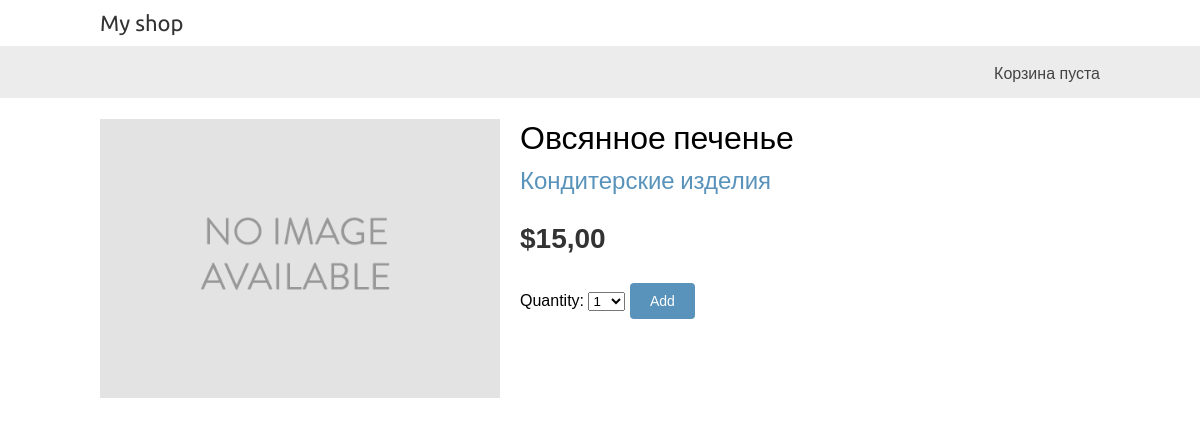
The app's page /4/ovsyannoe-pechene/ with its own data.
### shop/models.py (models this page shows, shortened)
class Product(models.Model):
    category = models.ForeignKey(Category, related_name='products', on_delete=models.CASCADE)
    name = models.CharField(max_length=32)
    slug = models.SlugField(max_length=32)
    image = models.ImageField(upload_to='products/%Y/%m/%d', blank=True)
    description = models.TextField(blank=True)
    price = models.DecimalField(max_digits=10, decimal_places=2)
    available = models.BooleanField(default=True)
    created = models.DateTimeField(auto_now_add=True)
    updated = models.DateTimeField(auto_now=True)
    class Meta:
        ordering = ['-created']
        indexes = [
            models.Index(fields=['id', 'slug']),
            models.Index(fields=['name']),
            models.Index(fields=['-created'])
        ]

class Category(models.Model):
    name = models.CharField(max_length=32, verbose_name='Название')
    slug = models.SlugField(max_length=32, verbose_name='Слаг', unique=True)
    class Meta:
        ordering = ['name']
        indexes = [
            models.Index(fields=['name'])
        ]
        verbose_name = 'Category'
        verbose_name_plural = 'Categories'
    def get_absolute_url(self):
        return reverse('shop:product_list_category', args=[self.slug])
    def __str__(self):
        return self.name

### shop/views.py (the view)
# urls.py: path('<int:id>/<slug:slug>/', product_detail, name='product_detail')
def product_detail(request, id, slug):
    products = get_object_or_404(Product, id=id, slug=slug, available=True)
    cart_add_form = AddProductForm()
    context = {'products': products, 'cart_add_form': cart_add_form}
    return render(request, 'shop/product_detail.html', context)

### cart/forms.py
class AddProductForm(forms.Form):
    quantity = forms.TypedChoiceField(choices=PRODUCT_QUANTITY_CHOICE, coerce=int)
    override = forms.BooleanField(required=False,
                                  initial=False,
                                  widget=forms.HiddenInput)

### cart/cart.py (called while the page is built)
    def __len__(self):
        return sum(item['quantity'] for item in self.cart.values())

### cart/context_processor.py (called while the page is built)
def cart(request):
    return {'cart': Cart(request)}

### templates/shop/product_detail.html (shortened to what this page needs)
{% extends 'base.html' %}
{% load static %}
{% block content %}
<div class="product-detail">
    <img src="{% if products.image %}{{ products.image.url }}{% else %}{% static 'img/no_image.png' %}{% endif %}" alt="">
    <h1>{{ products.name }}</h1>
    <h2>
        <a href="{{ products.category.get_absolute_url }}">{{ products.category }}</a>
    </h2>
    <p class="price">${{ products.price }} </p>
    <form action="{% url 'cart:cart_add' products.id %}" method="post">
        {{ cart_add_form }}
        <input type="submit" value="Add">
    </form>
</div>
{% endblock %}

### static/css/style.css (style rules this page uses)
body { margin:0; padding:0; font-family:helvetica, sans-serif; }
h1, h2, h3, h4, h5 , h6 { font-family: 'Ubuntu', sans-serif; font-weight:normal; }
a { text-decoration:none; color:#5993bb; }
a.button, input[type="submit"] { color:#fff; background:#5993bb; border-radius:4px; padding:10px 20px; font-size:14px; border:0; }
.product-detail { text-align:justify; }
.product-detail .price { color:#333; font-size:28px; font-weight:bold; }
.product-detail img { width:40%; float:left; padding:0 20px 20px 0; }
.product-detail h1 { margin-bottom:0; }
.product-detail h2 { margin-top:10px; }

### records on screen
Product: name "Овсянное печенье", category "Кондитерские изделия", price "15,00"
